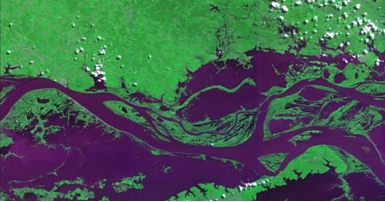
#> input picture images/raw/chuvoso.png, 385 x 202 px
$ python script-original.py
#> lines starting #> are read from the running program, lines starting #| are printed output that depends on the picture; after the words box and inside, x2 and y2 are one past the last pixel; in counts of white or black regions, pixels touching at a corner belong together
import cv2
import os
import numpy as np
import matplotlib.pyplot as plt

# Função para exibir uma imagem com título.
def show_image(title, img, debugFileName):
    # plt.imshow(cv2.cvtColor(img, cv2.COLOR_GRAY2RGB))
    plt.imshow(cv2.cvtColor(img, cv2.COLOR_BGR2RGB))
    plt.title(title)
    # plt.axis('off')  # Remover eixos.
    plt.show()

    # Salvar a imagem no diretório images/debug.
    cv2.imwrite(f'images/debug/{debugFileName}', img)

# ----- LIMPAR O DIRETÓRIO DE DEBUG -----
debug_dir = 'images/debug'

# Verifica se a pasta de debug existe.
if not os.path.exists(debug_dir):
    os.makedirs(debug_dir)

# Apagar todos os arquivos da pasta images/debug.
for f in os.listdir(debug_dir):
    os.remove(os.path.join(debug_dir, f))

# ----- PREPARAÇÃO DAS IMAGENS -----

# Ler imagens do período chuvoso e de estiagem.
# Lê as imagens já e escala de cinza.
image_rainy = cv2.imread('images/raw/chuvoso.png', cv2.IMREAD_GRAYSCALE)
#> image_rainy: shape (202, 385); min 0, max 255, mean 91
image_dry = cv2.imread('images/raw/estiagem.png', cv2.IMREAD_GRAYSCALE)
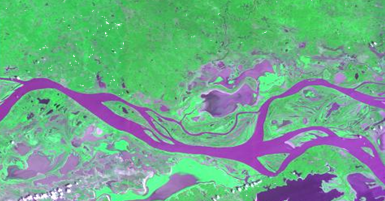
#> input picture images/raw/estiagem.png, 385 x 201 px
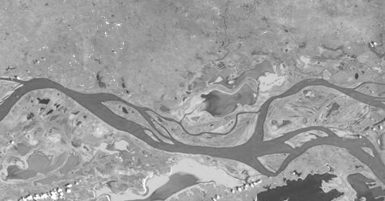
#> image_dry: shape (201, 385); min 56, max 255, mean 156.1

show_image('Imagem período chuvoso', image_rainy, '1 - Imagem período chuvoso.png')
show_image('Imagem período de estiagem', image_dry, '2 - Imagem período de estiagem.png')

# Redimensionar imagens para ambas terem o mesmo tamanho.
# Aqui redimensionamos a imagem do período de estiagem para o mesmo tamanho da imagem do período chuvoso.
height, width = image_rainy.shape[:2]
#> height = 202; width = 385
image_dry = cv2.resize(image_dry, (width, height))
#> image_dry: shape (202, 385)

# ----- PROCESSAMENTO DA IMAGEM -----

# Passo 1: Imagem negativa em tons de cinza da imagem processada.
# Este passo inverte os valores de brilho, transformando pixels pretos em brancos e pixels brancos em pretos.
image_rainy_neg = cv2.bitwise_not(image_rainy)
image_dry_neg = cv2.bitwise_not(image_dry)

# Passo 2: Pré-Processamento Morfológico (Etapa de realce).
# Aqui criamos um kernel 5x5 (uma matriz de 1's) para realizar as operações morfológicas.
kernel = np.ones((5, 5), np.uint8)

# Aplicar a dilatação para aumentar as áreas brancas na imagem, expandindo os contornos das feições.
dilated_rainy = cv2.dilate(image_rainy_neg, kernel, iterations=1)
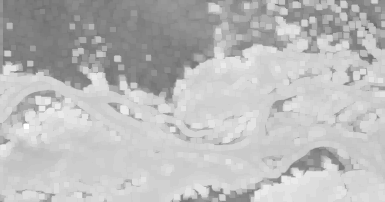
#> dilated_rainy: shape (202, 385); min 72, max 255, mean 187

# Aplicar a Erosão para reduzir as áreas brancas, diminuindo os contornos das feições.
eroded_dry = cv2.erode(image_dry_neg, kernel, iterations=1)
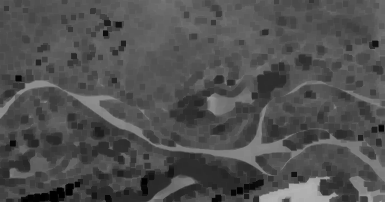
#> eroded_dry: shape (202, 385); min 0, max 179, mean 79.9

show_image('Imagem período chuvoso - Dilatada', dilated_rainy, '3 - Imagem período chuvoso - Dilatada.png')
show_image('Imagem período de estiagem - Erodida', eroded_dry, '4 - Imagem período de estiagem - Erodida.png')

# Passo 3: Binarização.
# Converte as imagens para binárias: aqui, os pixels abaixo de thresh ficam pretos e acima de maxval ficam brancos.
# Aqui é necessário ajustar o thresh e maxval para melhorar o resultado.

binary_rainy_thresh = 140
binary_rainy_maxval = 255

binary_dry_thresh = 80
binary_dry_maxval = 255

_, binary_rainy = cv2.threshold(dilated_rainy, binary_rainy_thresh, binary_rainy_maxval, cv2.THRESH_BINARY)
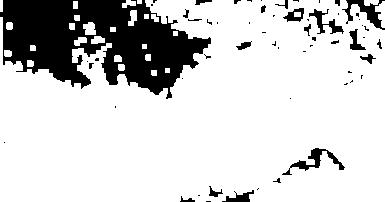
#> binary_rainy: shape (202, 385); 81.4% white; 60 black regions (40 under 20 px), largest, box (x1, y1, x2, y2) and area: (0, 0, 211, 99) 12131, (342, 0, 385, 30) 451, (282, 148, 345, 175) 417
_, binary_dry = cv2.threshold(eroded_dry, binary_dry_thresh, binary_dry_maxval, cv2.THRESH_BINARY)
#> binary_dry: shape (202, 385); 51.3% white; 104 black regions (4 under 20 px), largest, box (x1, y1, x2, y2) and area: (0, 96, 318, 202) 15600, (160, 62, 385, 151) 8468, (310, 145, 358, 202) 1581

show_image('Imagem período chuvoso - Binarizada', binary_rainy, '5 - Imagem período chuvoso - Binarizada.png')
show_image('Imagem período de estiagem - Binarizada', binary_dry, '6 - Imagem período de estiagem - Binarizada.png')

# Passo 4: Pós-Processamento Morfológico.
# Remover pequenos objetos isolados (ruídos) na imagem binária.
clean_rainy = cv2.morphologyEx(binary_rainy, cv2.MORPH_OPEN, kernel)
clean_dry = cv2.morphologyEx(binary_dry, cv2.MORPH_OPEN, kernel)
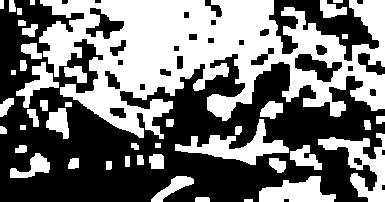
#> clean_dry: shape (202, 385); 45.9% white; 44 white regions, largest, box (x1, y1, x2, y2) and area: (39, 0, 385, 139) 25241, (318, 133, 385, 202) 1772, (175, 119, 289, 165) 1757

show_image('Imagem período chuvoso - Pós-processada', clean_rainy, '7 - Imagem período chuvoso - Pós-processada.png')
show_image('Imagem período de estiagem - Pós-processada', clean_dry, '8 - Imagem período de estiagem - Pós-processada.png')

# Passo 5: Subtração das imagens.
# Aqui subtraimos a imagem do período seco da imagem do período chuvoso (chuvoso - seco) para identificar inundações.
flooded_areas = cv2.subtract(clean_rainy, clean_dry)
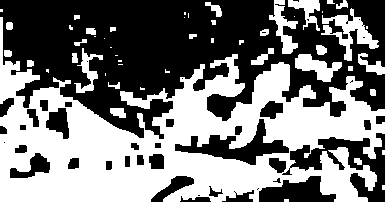
#> flooded_areas: shape (202, 385); 47.5% white; 51 white regions (23 under 20 px), largest, box (x1, y1, x2, y2) and area: (0, 17, 385, 202) 32161, (321, 8, 379, 61) 1029, (295, 54, 342, 82) 658

show_image('Áreas Inundadas', flooded_areas, '9 - Áreas Inundadas.png')

# Extração das Áreas Inundadas.
# Conta o número de pixels brancos (valor 255) que representam as áreas inundadas.
flooded_area_pixels = np.sum(flooded_areas == 255)
#> flooded_area_pixels = 36955
print(f'Área inundada em pixels: {flooded_area_pixels}')
#| Área inundada em pixels: 36955
